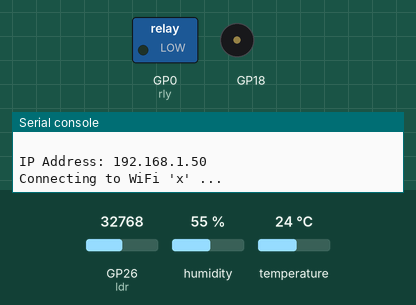
A program run on a simulated Raspberry Pi Pico running CircuitPython. Parts: switched loads named in the program (green lamp = pin HIGH), buzzer (waves = sounding), the last lines printed to the serial console. The inputs (shaded band) are chosen by the test bench; at power-on: GP26 (ldr) = 32768, humidity 55 %, temperature 24 °C (analog values on the 0–65535 scale). Requests to the public web service named in the program get a made-up reply in its usual format after 0.4 s (London, UTC, broken clouds, 64 % humidity, 1013 hPa unless stated); values from a settings file that is not in the repository are placeholders.

Above: at 1.72 s.
At 12.0 s:
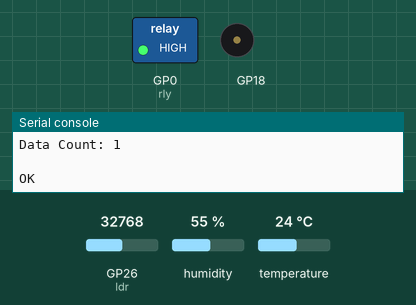
At 22.43 s:
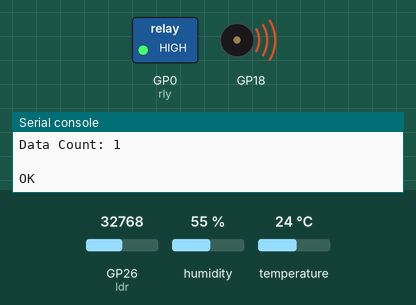
Timing chart, 0 to 25.6 s (numbered marks = the images above):
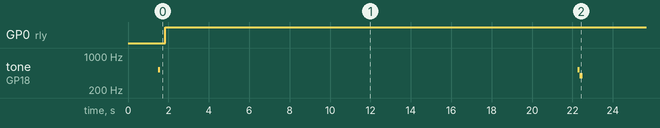

Measured:
- by itself, GP0 (rly): LOW → HIGH at 1.9 s
- by itself, tone on GP18: repeats every 20.9 s: silent 20.7 s, 523 Hz 0.10 s, 392 Hz 0.15 s

The program:

04Psmarthomethingspeak.py
```python
"""
Smart Home - ThingSpeak IoT
  - Tested with CircuitPython 8.0.0-beta.6

Additional libraries
  https://circuitpython.org/libraries
  - adafruit_requests.mpy
  - simpleio.mpy
  - adafruit_dht.mpy

"""

import os
import ipaddress
import wifi
import socketpool
import time
import microcontroller
import board
import digitalio
import simpleio
import adafruit_requests
import ssl
import adafruit_dht
import analogio
import random

# Get wifi and thingspeak write API details from a settings.toml file
print(os.getenv("test_env_file"))
ssid = os.getenv("WIFI_SSID")
password = os.getenv("WIFI_PASSWORD")
tswriteAPI = os.getenv("thingspeak_write_api_key")

# Thingspeak API url.
API_URL = "http://api.thingspeak.com"

# Buzzer
NOTE_G4 = 392
NOTE_C5 = 523
buzzer = board.GP18

# Input-Output Initialization
rly = digitalio.DigitalInOut(board.GP0)
rly.direction = digitalio.Direction.OUTPUT

# DHT22
dht22 = adafruit_dht.DHT22(board.GP7)

# LDR
ldr = analogio.AnalogIn(board.GP26)
R = 10000                       # ohm resistance value


def readDHT22():
    temperature = dht22.temperature
    humidity = dht22.humidity
    return temperature, humidity

def rtolux():
    raw = ldr.value
    vout = (raw * 3.3) / 65536
    RLDR = (vout*R)/(3.3-vout)
    lux = 500/(RLDR/1000)       # Conversion resitance to lumen
    return lux

#  Connect to Wi-Fi AP
print(f"Initializing...")
wifi.radio.connect(ssid, password)
print("connected!\n")
pool = socketpool.SocketPool(wifi.radio)
print("IP Address: {}".format(wifi.radio.ipv4_address))
print("Connecting to WiFi '{}' ... ".format(ssid), end="")
requests = adafruit_requests.Session(pool, ssl.create_default_context())

simpleio.tone(buzzer, NOTE_C5, duration=0.1)

while True:
    try:
        while not wifi.radio.ipv4_address or "0.0.0.0" in repr(wifi.radio.ipv4_address):
            print(f"Reconnecting to WiFi...")
            wifi.radio.connect(ssid, password)
        # Read the Sensors
        dhtval = readDHT22()
        luxval = rtolux()
        temp = round(dhtval[0],2)
        humi = round(dhtval[1],2)
        lux = round(luxval,2)

        # Decision Making to Turn ON the Light
        if (lux < 100):
            rly.value = True
            light = 1
        else:
            rly.value = False
            light = 0

        print("\nUpdating Thingspeak...")
        get_url = API_URL + "/update?api_key=" + tswriteAPI + "&field1=" + str(temp) + "&field2=" + str(humi) + "&field3=" + str(lux) + "&field4=" + str(light)
        r = requests.get(get_url)
        print("Temperature (°C):", temp)
        print("Humidity (%):", humi)
        print("Lux (lx):", lux)
        if (light == 1):
            print("Light ON")
        else:
            print("Light OFF")
        print("Data Count:", r.text)
        print("\nOK")

        time.sleep(20)  # Free version of Thingspeak only allows one update every 20 seconds.
        simpleio.tone(buzzer, NOTE_C5, duration=0.1)
        simpleio.tone(buzzer, NOTE_G4, duration=0.15)

    except OSError as e:
        print("Failed!\n", e)
        microcontroller.reset()
```
